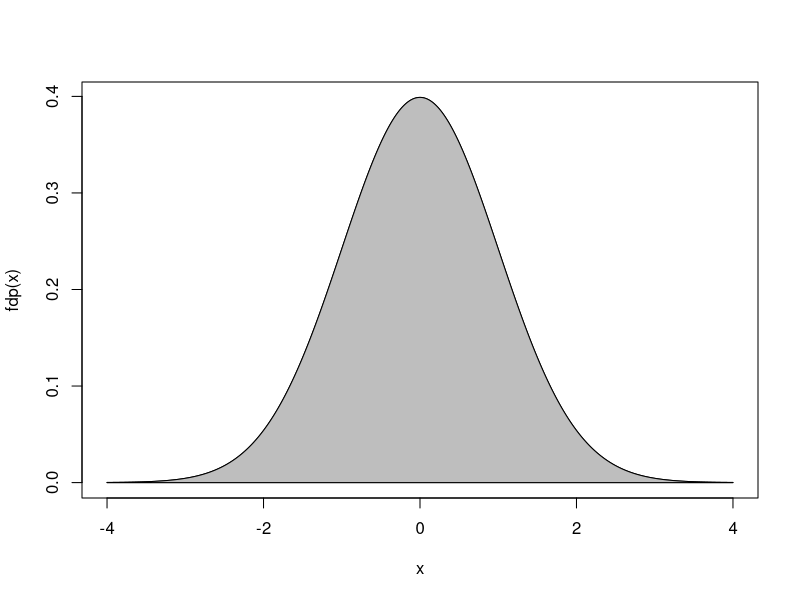
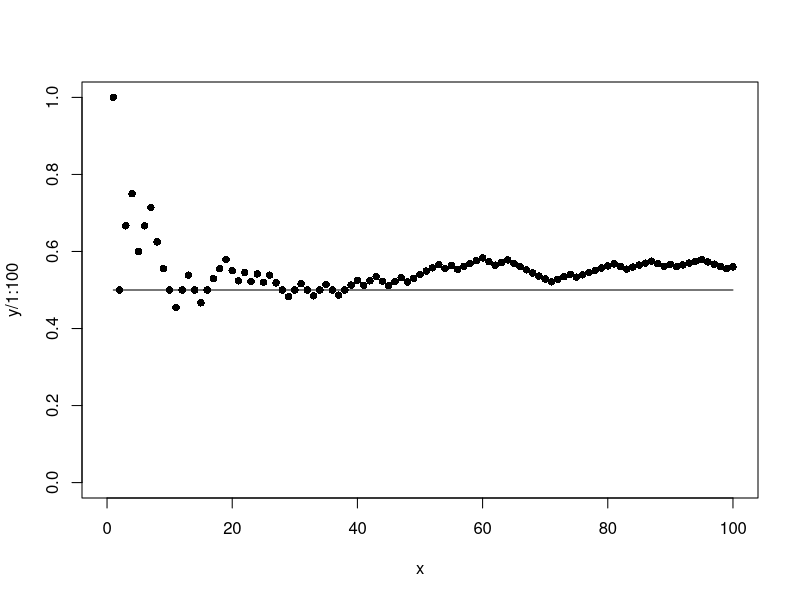
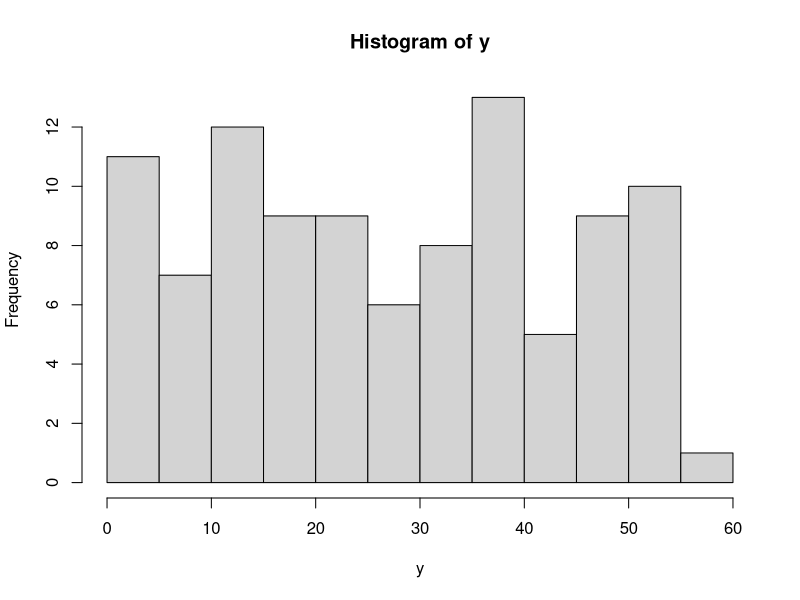
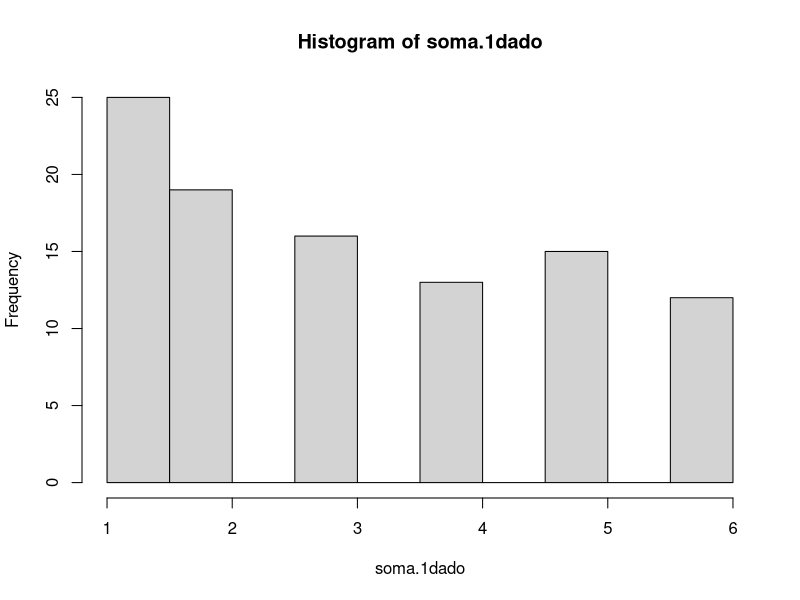
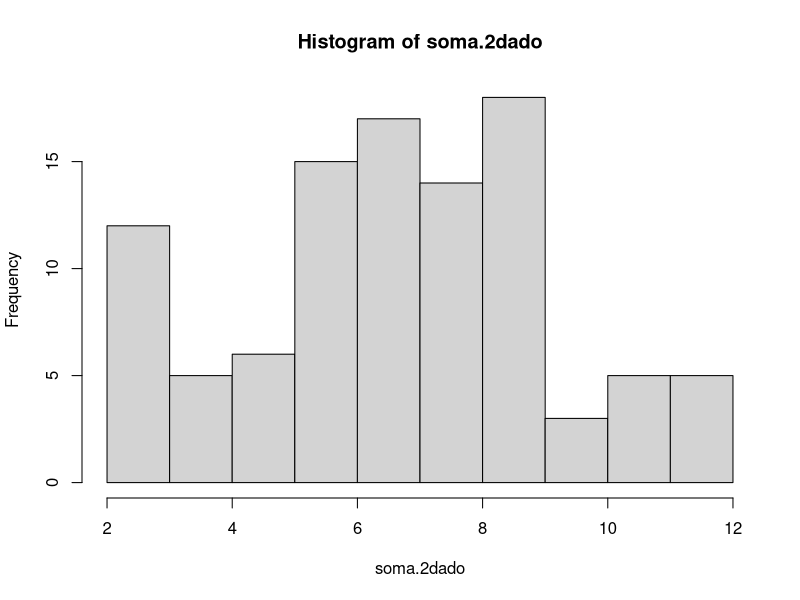
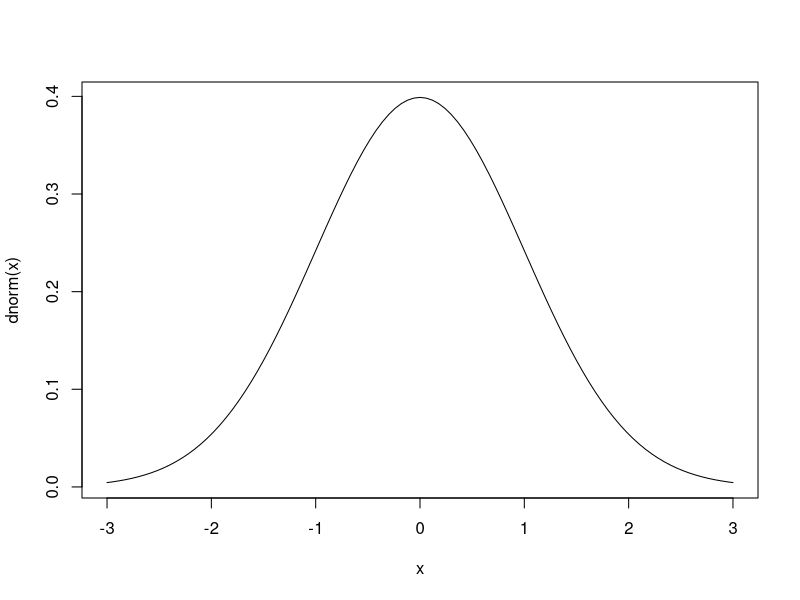

Recreate these plots in R, in order.
x <- seq(-4,4,by=.01)
y<-dnorm(x, mean=0,sd=1, log = FALSE)
rx<-rev(x)
ry<-vector("numeric", length(rx))
x<-c(x,rx)
y<-c(y,ry)
plot(x,y,"l",xlab="x",ylab="fdp(x)")
polygon(x, y, col = "gray")
#---------------------------------------
#simulando 100 lancamentos de uma moeda
x=1:100
x
y=cumsum(sample(0:1,100,rep=T))
y
plot(x,y/1:100, ylim=c(0,1), xlim=c(0,100), pch=16)
segments(1,0.5,100,0.5)
hist(y)
#-----------------------------------------
##simulando 100 lancamentos de um dado e dois dados
soma.1dado = sample(1:6,100,replace=T)
soma.1dado
hist(soma.1dado)#distribuicao uniforme
soma.2dado = sample(1:6,100,replace=T)+sample(1:6,100,replace=T)
soma.2dado
hist(soma.2dado)#distribuicao normal
#------------------------------------
#desenha uma curva de distribuicao normal em [-3,3]
curve(dnorm(x),-3,3)	
#--------------------------------------------
#funcao probabilidade normal
pnorm(20, 50, 15) 
# o primeiro valor Ã© referente ao calculo da probabilidade
#o segundo parÃ¢metro se refere a media
#e por Ãºltimo o valor do desvio padrÃ£o
#---------------------------------------------
